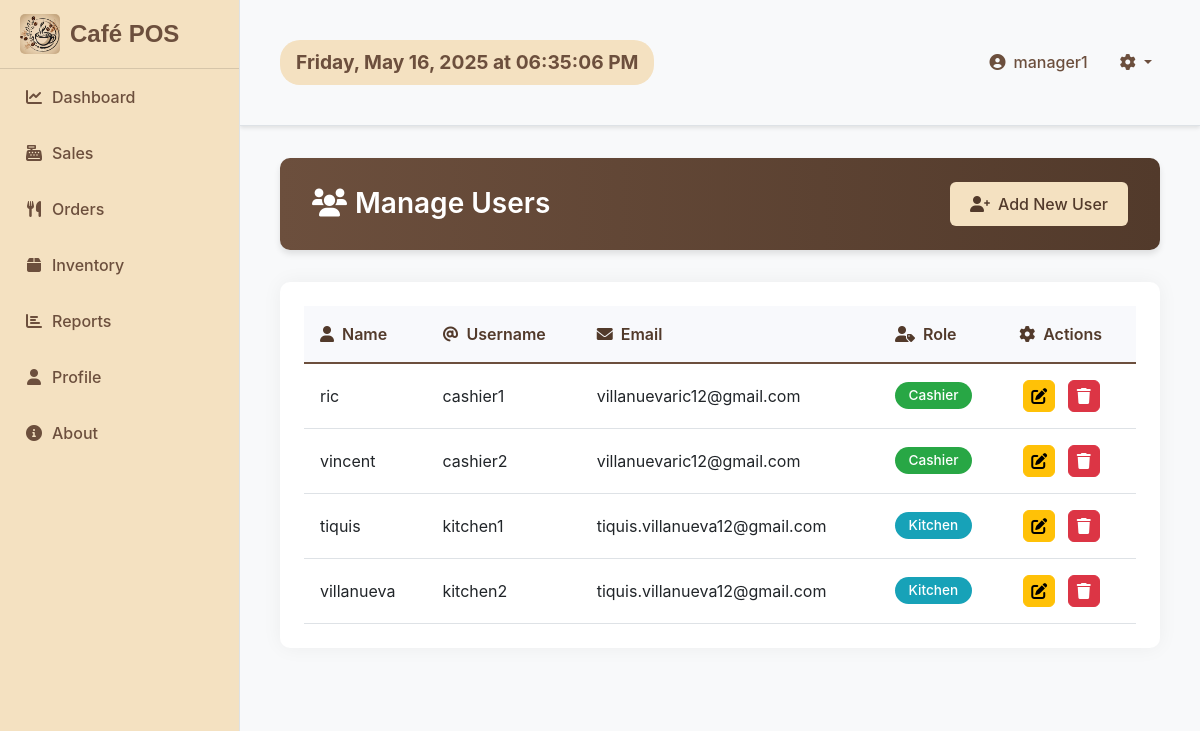
/dist/manage_users.php (signed in), run on the app's committed database.
### tables this page shows
CREATE TABLE users (
    user_ID INT AUTO_INCREMENT PRIMARY KEY,
    name VARCHAR(255) NOT NULL,
    username VARCHAR(50) NOT NULL,
    password VARCHAR(255) NOT NULL,
    email VARCHAR(100) NOT NULL,
    role ENUM('cashier', 'manager', 'kitchen') NOT NULL
);

### includes/access_control.php (called while the page is built, shortened)
<?php
$role_permissions = [
    'manager' => [
        'dashboard' => true,
        'sales' => true,
        'orders' => true,
        'inventory' => true,
        'reports' => true,
        'audit_logs' => true,
        'profile' => true
    ],
    'cashier' => [
        'dashboard' => false,
        'sales' => true,
        'orders' => true,
        'inventory' => false,
        'users' => false,
        'reports' => false,
        'audit_logs' => false,
        'profile' => true
    ],
    'kitchen' => [
        'dashboard' => false,
        'sales' => false,
        'orders' => true,
        'inventory' => false,
        'users' => false,
        'reports' => false,
        'audit_logs' => false,
        'profile' => true
    ]
];
function has_permission($module) {
    global $role_permissions;
    $role = $_SESSION['role'];
    if (!isset($role_permissions[$role][$module])) {
        return false;
    }
    return $role_permissions[$role][$module];
}
?>

### dist/manage_users.php (the view, shortened to what this page needs)
<?php
include('../includes/db-conn.php');
$current_user_id = $_SESSION['user_ID'];
$users_query = "SELECT * FROM users WHERE user_ID != $current_user_id ORDER BY role, name";
$users_result = $conn->query($users_query);
?>
<!DOCTYPE html>
<html lang="en">
<head>
    <link href="https://cdn.jsdelivr.net/npm/bootstrap@5.3.0/dist/css/bootstrap.min.css" rel="stylesheet">
    <link href="https://cdnjs.cloudflare.com/ajax/libs/font-awesome/6.0.0/css/all.min.css" rel="stylesheet">
    <link href="css/styles.css" rel="stylesheet" />
    <link href="https://cdn.jsdelivr.net/npm/sweetalert2@11.0.19/dist/sweetalert2.min.css" rel="stylesheet">
</head>
<body>
    <div class="d-flex" id="wrapper">
        <?php include('../includes/sidebar.php'); ?>
        <div id="page-content-wrapper">
            <?php include('../includes/nav.php'); ?>
            <div class="container-fluid">
                <div class="page-header d-flex justify-content-between align-items-center">
                    <h1><i class="fas fa-users me-2"></i>Manage Users</h1>
                    <button class="btn btn-add-user" data-bs-toggle="modal" data-bs-target="#addUserModal">
                        <i class="fas fa-user-plus me-2"></i>Add New User
                    </button>
                </div>
                <div class="card">
                    <div class="card-body">
                        <div class="table-responsive">
                            <table class="table table-hover">
                                <thead>
                                    <tr>
                                        <th><i class="fas fa-user me-2"></i>Name</th>
                                        <th><i class="fas fa-at me-2"></i>Username</th>
                                        <th><i class="fas fa-envelope me-2"></i>Email</th>
                                        <th><i class="fas fa-user-tag me-2"></i>Role</th>
                                        <th><i class="fas fa-cog me-2"></i>Actions</th>
                                    </tr>
                                </thead>
                                <tbody>
                                    <?php while ($user = $users_result->fetch_assoc()): ?>
                                    <tr>
                                        <td><?php echo htmlspecialchars($user['name']); ?></td>
                                        <td><?php echo htmlspecialchars($user['username']); ?></td>
                                        <td><?php echo htmlspecialchars($user['email']); ?></td>
                                        <td>
                                            <span class="badge badge-<?php echo $user['role']; ?>">
                                                <?php echo ucfirst(htmlspecialchars($user['role'])); ?>
                                            </span>
                                        </td>
                                        <td>
                                            <button class="btn btn-action btn-edit"
                                                    onclick="editUser(<?php echo htmlspecialchars(json_encode($user)); ?>)"
                                                    title="Edit User">
                                                <i class="fas fa-edit"></i>
                                            </button>
                                            <button class="btn btn-action btn-delete"
                                                    onclick="deleteUser(<?php echo $user['user_ID']; ?>)"
                                                    title="Delete User">
                                                <i class="fas fa-trash"></i>
                                            </button>
                                        </td>
                                    </tr>
                                    <?php endwhile; ?>
                                </tbody>
                            </table>
                        </div>
                    </div>
                </div>
            </div>
        </div>
    </div>
</body>
</html>

### includes/sidebar.php (shortened to what this page needs)
<?php
include_once('access_control.php');
?>
<div class="border-end custom-sidebar" id="sidebar-wrapper">
    <div class="sidebar-heading">
        <img src="../img/cafe-logo.jpg" alt="Café Logo" class="sidebar-logo">
        <span class="cafe-title">Café POS</span>
    </div>
    <div class="list-group list-group-flush">
        <?php if (has_permission('dashboard')): ?>
            <a class="list-group-item <?php echo basename($_SERVER['PHP_SELF']) == 'dashboard.php' ? 'active' : ''; ?>"
               href="dashboard.php">
                <i class="fas fa-chart-line me-2"></i>Dashboard
            </a>
        <?php endif; ?>
        <?php if (has_permission('sales')): ?>
            <a class="list-group-item <?php echo basename($_SERVER['PHP_SELF']) == 'sales.php' ? 'active' : ''; ?>"
               href="sales.php">
                <i class="fas fa-cash-register me-2"></i>Sales
            </a>
        <?php endif; ?>
        <?php if (has_permission('orders')): ?>
            <a class="list-group-item <?php echo basename($_SERVER['PHP_SELF']) == 'orders.php' ? 'active' : ''; ?>"
               href="orders.php">
                <i class="fas fa-utensils me-2"></i>Orders
            </a>
        <?php endif; ?>
        <?php if (has_permission('inventory')): ?>
            <a class="list-group-item <?php echo basename($_SERVER['PHP_SELF']) == 'inventory.php' ? 'active' : ''; ?>"
               href="inventory.php">
                <i class="fas fa-box me-2"></i>Inventory
            </a>
        <?php endif; ?>
        <?php if (has_permission('reports')): ?>
            <a class="list-group-item <?php echo basename($_SERVER['PHP_SELF']) == 'report.php' ? 'active' : ''; ?>"
               href="report.php">
                <i class="fas fa-chart-bar me-2"></i>Reports
            </a>
        <?php endif; ?>
        <?php if (has_permission('profile')): ?>
            <a class="list-group-item <?php echo basename($_SERVER['PHP_SELF']) == 'profile.php' ? 'active' : ''; ?>"
               href="profile.php">
                <i class="fas fa-user me-2"></i>Profile
            </a>
        <?php endif; ?>
        <a class="list-group-item <?php echo basename($_SERVER['PHP_SELF']) == 'about.php' ? 'active' : ''; ?>"
           href="about.php">
            <i class="fas fa-info-circle me-2"></i>About
        </a>
    </div>
</div>

### includes/nav.php (shortened to what this page needs)
<nav class="navbar navbar-expand-lg navbar-light bg-light border-bottom">
    <div class="container-fluid d-flex justify-content-between align-items-center">
        <div id="time" class="d-none d-md-flex align-items-center">
            <span id="philippine-time" class="navbar-text fw-bold" style="font-size: 1.2rem;"></span>
        </div>
        <div class="d-flex align-items-center">
            <ul class="navbar-nav">
                <li class="nav-item me-3">
                    <a class="nav-link d-flex align-items-center" href="profile.php">
                        <i class="fas fa-user-circle me-2"></i>
                        <span class="d-none d-md-inline"><?php echo htmlspecialchars($_SESSION['username']); ?></span>
                    </a>
                </li>
                <li class="nav-item dropdown">
                    <a class="nav-link dropdown-toggle" href="#" id="navbarDropdown" role="button" data-bs-toggle="dropdown" aria-expanded="false">
                        <i class="fas fa-cog"></i>
                    </a>
                </li>
            </ul>
        </div>
    </div>
</nav>

### dist/manage_users.php (style rules this page uses)
:root { --primary-color: #6c4f3d; --primary-light: #8b7355; --primary-dark: #523a2b; --accent-color: #f4e1c1; }
.container-fluid { padding: 2rem 2.5rem; }
.page-header { background: linear-gradient(to right, var(--primary-color), var(--primary-dark)); padding: 1.5rem 2rem; border-radius: 10px; margin-bottom: 2rem; box-shadow: 0 4px 6px rgba(0, 0, 0, 0.1); }
.page-header h1 { color: white; margin: 0; font-size: 1.75rem; font-weight: 600; }
.btn-add-user { background-color: var(--accent-color); color: var(--primary-dark); border: none; padding: 0.625rem 1.25rem; font-weight: 500; transition: all 0.3s ease; }
.card { border: none; border-radius: 10px; box-shadow: 0 0 20px rgba(0, 0, 0, 0.05); }
.card-body { padding: 1.5rem; }
.table { margin-bottom: 0; }
.table th { background-color: #f8f9fc; border-bottom: 2px solid var(--primary-color); color: var(--primary-dark); font-weight: 600; padding: 1rem; white-space: nowrap; }
.table td { padding: 1rem; vertical-align: middle; }
.badge { font-size: 0.85em; padding: 0.5em 1em; border-radius: 20px; font-weight: 500; }
.badge-cashier { background-color: #28a745; }
.badge-kitchen { background-color: #17a2b8; }
.btn-action { width: 32px; height: 32px; padding: 0; display: inline-flex; align-items: center; justify-content: center; border-radius: 6px; margin: 0 0.25rem; transition: all 0.3s ease; }
.btn-edit { background-color: #ffc107; border-color: #ffc107; color: #000; }
.btn-delete { background-color: #dc3545; border-color: #dc3545; color: #fff; }

### includes/sidebar.php (style rules this page uses)
.custom-sidebar { background-color: #f4e1c1; min-height: 100vh; transition: all 0.3s ease-in-out; position: fixed; top: 0; left: 0; width: 15rem; overflow-y: auto; z-index: 1000; }
#page-content-wrapper { margin-left: 15rem; width: calc(100% - 15rem); transition: all 0.3s ease-in-out; }
.sidebar-heading { background-color: #fff; padding: 1rem; display: flex; align-items: center; border-bottom: 1px solid rgba(0,0,0,.125); position: sticky; top: 0; z-index: 1001; background-color: #f4e1c1; }
.sidebar-logo { height: 40px; margin-right: 10px; border-radius: 5px; }
.cafe-title { font-family: 'Poppins', sans-serif; font-size: 1.5rem; font-weight: bold; color: #6c4f3d; }
.list-group-item { background-color: transparent; color: #6c4f3d; border: none; padding: 1rem 1.5rem; transition: all 0.2s ease; display: flex; align-items: center; font-weight: 500; }
.list-group-item i { width: 20px; text-align: center; }

### includes/nav.php (style rules this page uses)
.navbar { box-shadow: 0 2px 4px rgba(0,0,0,.1); }
.navbar .nav-link { color: #6c4f3d !important; font-weight: 500; }
#philippine-time { color: #6c4f3d; padding: 0.5rem 1rem; border-radius: 20px; background-color: #f4e1c1; }

### data on the page
users: name "ric", username "cashier1", email "villanuevaric12@gmail.com", role "Cashier"
users: name "vincent", username "cashier2", email "villanuevaric12@gmail.com", role "Cashier"
users: name "tiquis", username "kitchen1", email "tiquis.villanueva12@gmail.com", role "Kitchen"
users: name "villanueva", username "kitchen2", email "tiquis.villanueva12@gmail.com", role "Kitchen"

### other printed values
$_SESSION['username'] "manager1"
